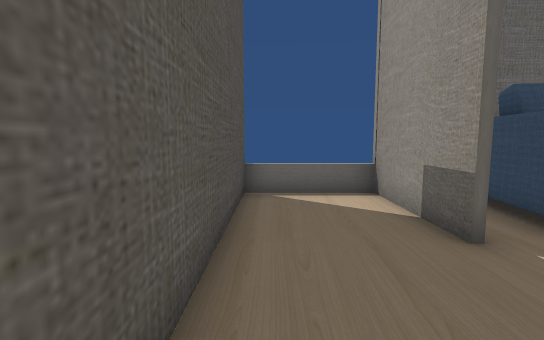
View 1 (above)

12 first-person views from a walk through a 3-D level made in the Unity game engine. The camera is 1.5 m above the floor, tilts 6° down and sees 85° across. The floor is counted in squares, 1 m on a side. Each view is taken from the middle of a square. On the plan, view 1 faces up. The plan holds only what a view shows up to about 15 squares ahead; the rest is blank. The place goes on beyond the plan. The player is left out. Some surface patterns are stand-ins.

View 2
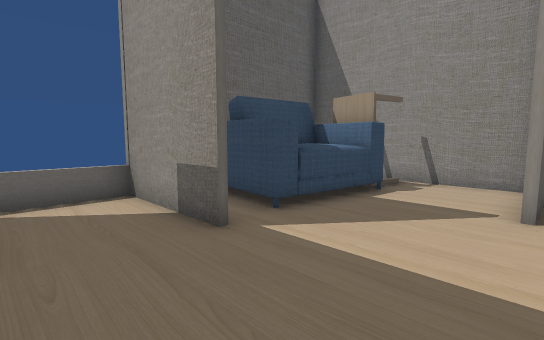

View 3
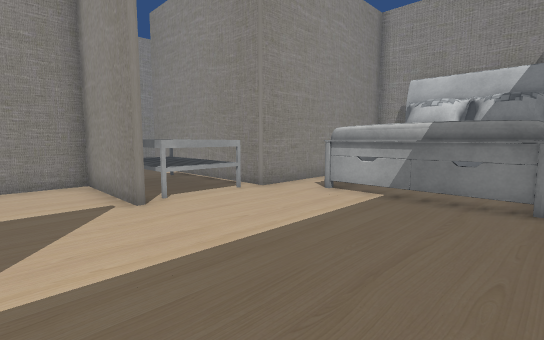

View 4
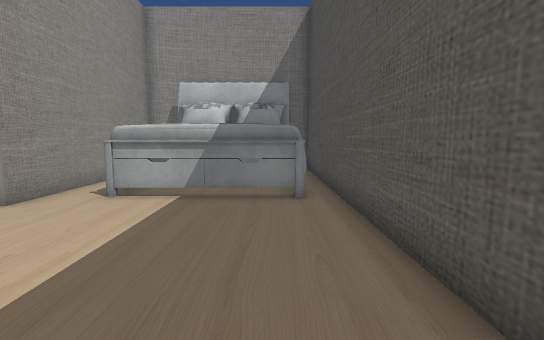

View 5
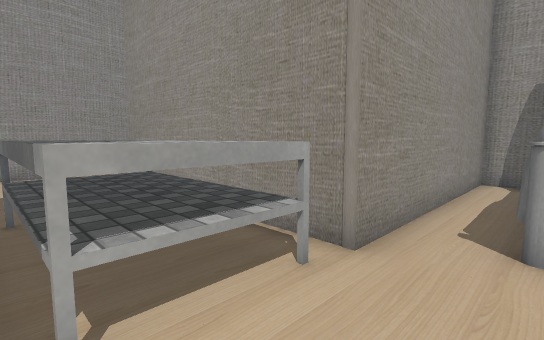

View 6
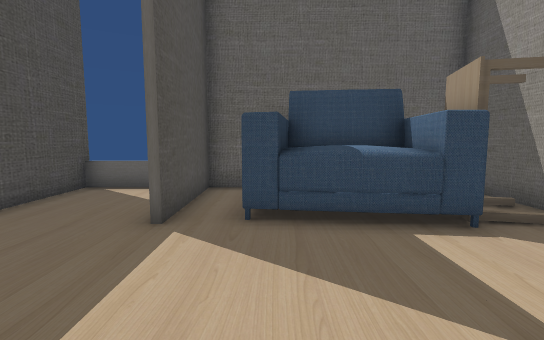

View 7
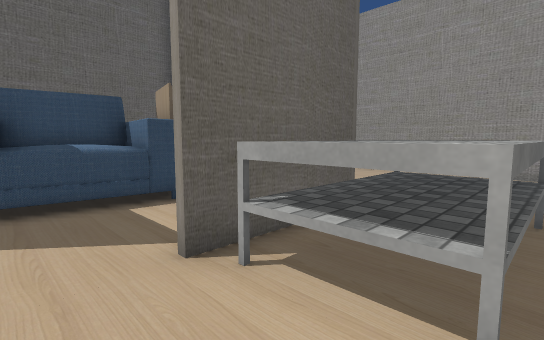

View 8
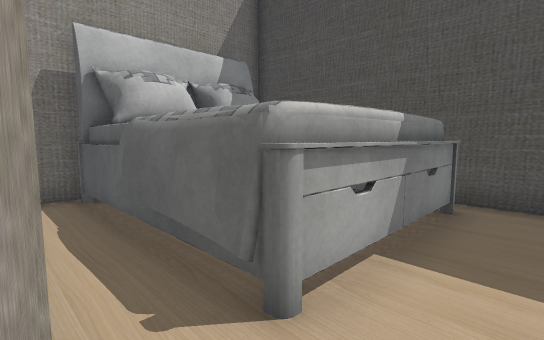

View 9
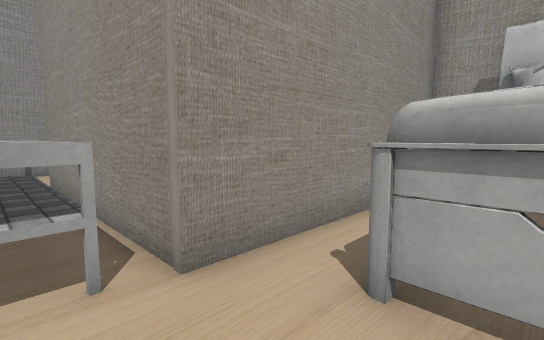

View 10
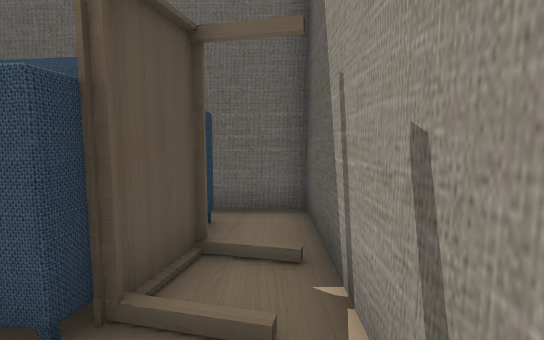

View 11
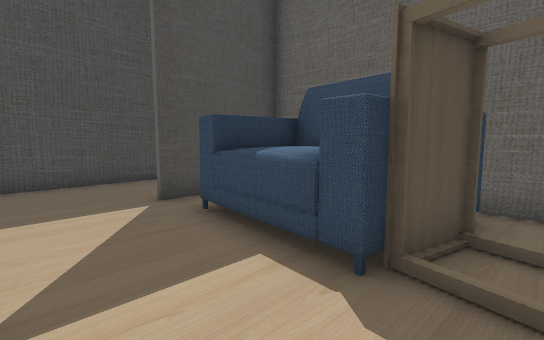

View 12
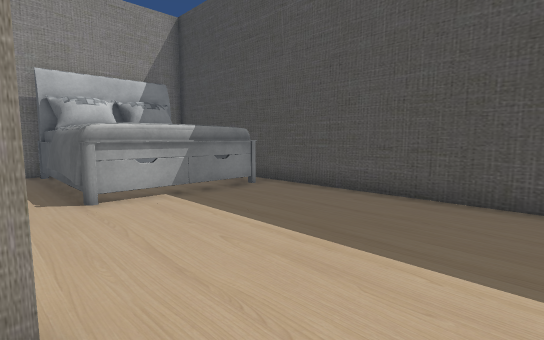

### Floor plan
Key: @ floor where view 1 was taken; # wall or solid block; . floor; / step, stairs or slope; = window, fence, low wall or low ledge; v drop or lower ground; T table; O other object.
Columns run from 1 left of view 1 to 13 right of it. Each row starts with its distance up from view 1.
  8 #===##    ###
  7 #...#.OOOOO.#
  6 #...#.OOOOO.#
  5 #...#.OOOOO.#
  4 #.....OOOO//#
  3 #...........#
  2 #...........#
  1 #...........#
  0 #@......#TTTTT
 -1 #.......TTTTTT
 -2 #.......TTTTTT
 -3 #........TTTTT
 -4 #.......#######
 -5 #OOOOOO.#
 -6 #O  OOO.#
 -7 #O    O.#
 -8 #     O.#
 -9 # OOOOO.#
-10 # OOOOO.#
-11 #OOOOOO.#
-12 vvvvvvv v

Where each view was taken, in squares from view 1:
view 1: 0 up, 0 right, facing up
view 2: 0 up, 0 right, facing up-right
view 3: 3 up, 0 right, facing down-right
view 4: 3 up, 1 right, facing down
view 5: 0 up, 5 right, facing down-right
view 6: 1 down, 5 right, facing up
view 7: 3 down, 5 right, facing up-right
view 8: 3 down, 7 right, facing down-left
view 9: 2 down, 4 right, facing down-right
view 10: 2 up, 10 right, facing up
view 11: 1 up, 10 right, facing up-left
view 12: 3 up, 7 right, facing down-left
